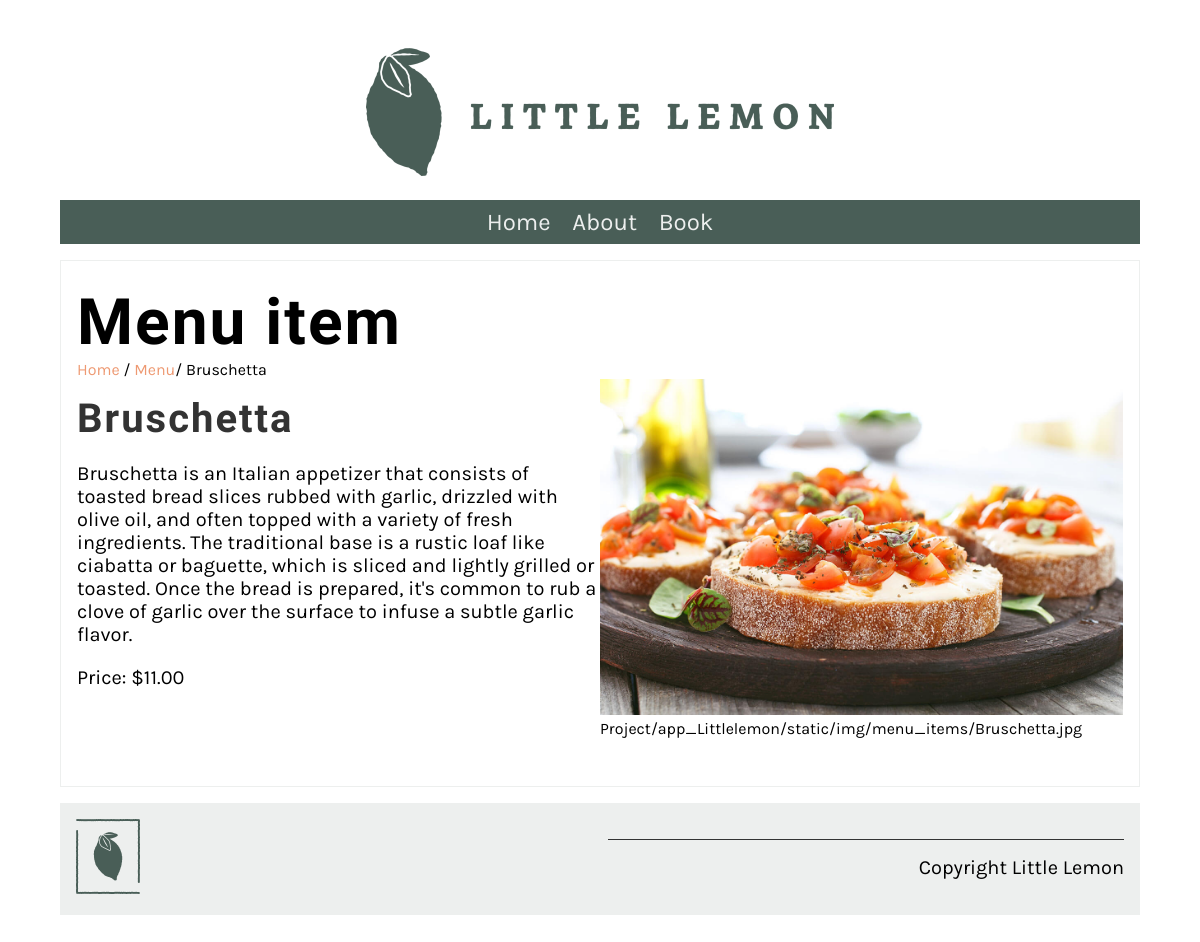
Screenshot of /menu_item/1/ with the database file from the repository.
### app_Littlelemon/models.py (models this page shows, shortened)
class Menu(models.Model):
   name = models.CharField(max_length=200)
   price = models.IntegerField()
   description = models.TextField(max_length=1000,default="")

### app_Littlelemon/views.py (the view)
# urls.py: path('menu_item/<int:pk>/', views.display_menu_items, name="menu_item")
def display_menu_items(request,pk=None):
    if pk:
        menu_item = Menu.objects.get(pk=pk)
        context = {'menu_item':menu_item}
    else:
        menu_item = ''
        context = {'menu_item':menu_item}
    return render(request, 'menu_item.html', context)

### app_Littlelemon/templates/menu_item.html
{% extends 'base.html' %}
{% load static %}
{% block content %}
<section>
   <article>
      <h1>Menu item</h1>
      <span>
         <a href="{% url 'home' %}">Home</a> /
         <a href="{% url 'menu' %}">Menu</a>/
         {{menu_item.name}}
      </span>
      <div class="row">
         <div class="column">
            <h2>
                {{ menu_item.name }}
            </h2>
            <p>
                {{ menu_item.description }}
            </p>
            <p>
                Price: ${{ menu_item.price }}.00
            </p>
         </div>
         <div class="column">
            <img src="Project/app_Littlelemon/static/img/menu_items/{{menu_item.name}}.jpg" alt="{{ menu_item.name}}"/>
            Project/app_Littlelemon/static/img/menu_items/{{menu_item.name}}.jpg
        </div>
      </div>
   </article>
</section>
{% endblock %}

### app_Littlelemon/templates/base.html (shortened to what this page needs)
{% load static %}
<!DOCTYPE html>
<html lang="en">
  <head>
    <link
      rel="preload"
      as="style"
      href="{% static 'css/style.css' %}"
      onload="this.rel = 'stylesheet'"
    />
  </head>
  <body>
    {% include 'partials/_header.html' %}
    <main>{% block content %} {% endblock %}</main>
    {% include 'partials/_footer.html' %}
  </body>
</html>

### app_Littlelemon/templates/partials/_header.html
{% load static %}
<header>
  <img src="{% static 'img/logo.png' %}" />
</header>
<nav>
  <ul>
    <li><a href="{% url 'home' %}">Home</a></li>
    <li><a href="{% url 'about' %}">About</a></li>
    <li><a href="{% url 'book' %}">Book</a></li>
  </ul>
</nav>

### app_Littlelemon/templates/partials/_footer.html
{% load static %}
<footer>
  <article>
    <img src="{% static 'img/logo_footer.png' %}" />
  </article>
  <article>
    <p>Copyright Little Lemon</p>
  </article>
</footer>

### app_Littlelemon/static/css/style.css (style rules this page uses)
body { font-family: 'Karla', sans-serif; margin-top: 3rem; margin-bottom: 3rem; margin-left: 5%; margin-right: 5%; }
h1, h2, h3, h4, h5, h6 { font-family: 'Markazi Text', serif; letter-spacing: 2px;; }
h1 { font-size: 4rem; margin-top: 1.5rem; margin-bottom: 0; }
h2 { font-size: 2.5rem; color: #333333; margin:1rem 0; }
p, ul { font-size: 1.25rem;; }
a { color: #EE9972; text-decoration: none; }
header img { display: block; margin-left: auto; margin-right: auto; max-width: 100%; height: auto; }
nav { background-color: #495E57; margin-top: 1rem; margin-bottom: 1rem; margin-bottom: 0px; }
nav ul { list-style: none; font-size: 1.5rem; text-align: center; padding-inline-start: 0rem; margin-bottom: 0px; }
nav ul li { display: inline-block; margin: 0.5rem; }
nav ul a { color: #EDEFEE; text-decoration: none; }
section { display: flex; gap: 2rem 1rem; margin-top: 1rem; margin-bottom: 1rem; flex-direction: row; }
article { flex:1; }
article img { max-width: 100%; }
main article { border: 1px solid #EDEFEE; padding-left: 1rem; padding-right: 1rem; }
footer { background-color: #EDEFEE; padding: 1rem; display: flex; gap: 2rem 1rem; }
footer img { max-width: 50%; }
footer p { border-top: #333333; border-style: solid; border-width: 0.1rem; border-bottom: none; border-left: none; border-right: none; text-align: right; padding-top: 1rem;; }
.row { display: flex; flex-direction: row; width: 100%; padding-bottom: 1rem; }
.column { flex-basis: 50%; margin-bottom: 1rem; padding-bottom: 1rem; }

### rows the page displays
Menu: name "Bruschetta", description "Bruschetta is an Italian appetizer that consists of toasted bread slices rubbed with garlic, drizzled with olive oil, and often topped with a variety of fresh ingredients. The traditional base is a rustic loaf like ciabatta or baguette, which is sliced and lightly grilled or toasted. Once the bread is prepared, it's common to rub a clove of garlic over the surface to infuse a subtle garlic flavor.", price "11", name (picture)
